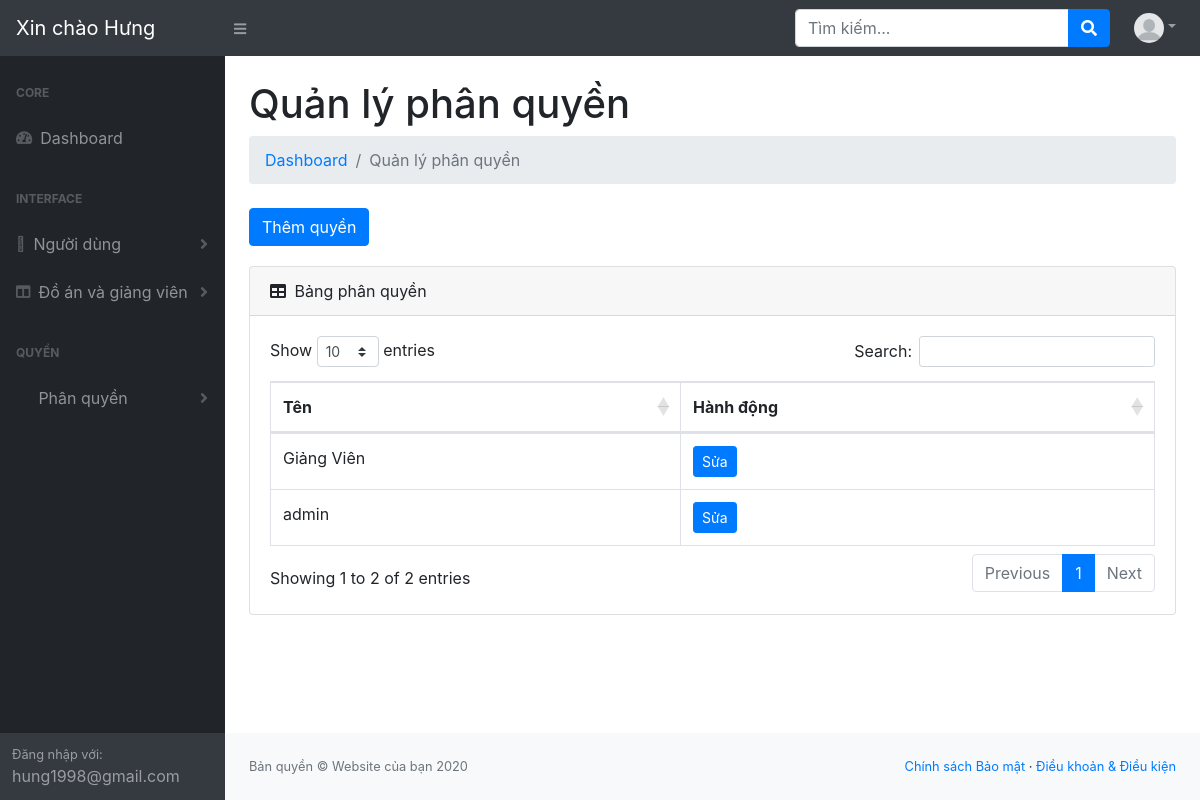
Page /resource/view/admin/main-view/manage-roles.php (signed in) on the committed database.
### tables this page shows
CREATE TABLE IF NOT EXISTS `users` (
  `id` int(11) NOT NULL AUTO_INCREMENT,
  `images` varchar(255) NOT NULL,
  `firstname` varchar(255) NOT NULL,
  `lastname` varchar(255) NOT NULL,
  `email` varchar(255) NOT NULL,
  `password` varchar(255) NOT NULL,
  `created_at` datetime DEFAULT NULL,
  `is_active` tinyint(4) NOT NULL,
  `status` tinyint(4) NOT NULL,
  `role_id` int(11) NOT NULL,
  PRIMARY KEY (`id`)
);

CREATE TABLE IF NOT EXISTS `roles` (
  `id` int(11) NOT NULL AUTO_INCREMENT,
  `code` varchar(100) NOT NULL,
  `name` varchar(255) NOT NULL,
  PRIMARY KEY (`id`)
);

### function/function.php (called while the page is built, shortened)
<?php
function getRole($role_id)
{
    include '../../../../database/database.php';
    $sql = "SELECT * FROM roles WHERE id = " . $role_id;
    $roles = $conn->query($sql);
    if (is_object($roles)) {
        if ($roles->num_rows > 0) {
            $role = $roles->fetch_array();
            return $role;
        }
    }
    return false;
}
function checkPer($user_id, $per_code)
{
    include '../../../../database/database.php';
    $sql = "SELECT link_role_permission.*
        FROM link_role_permission
        INNER JOIN permissions ON permissions.id = link_role_permission.permission_id
        INNER JOIN roles ON roles.id = link_role_permission.role_id
        INNER JOIN users ON users.role_id = roles.id
        WHERE users.id = '$user_id' AND permissions.code = '$per_code'";
    $result = $conn->query($sql);
    if ($result->num_rows > 0) {
        return true;
    }
    return false;
}
?>

### resource/view/admin/main-view/manage-roles.php (the view, shortened to what this page needs)
<?php
include '../../../../database/database.php';
include '../../../../function/function.php';
$sql = "SELECT * FROM `roles`";
$result = $conn->query($sql);
?>
<!DOCTYPE html>
<html lang="en">
<head>
    <link href="../../../../public/core/assets/css/core.css" rel="stylesheet"/>
    <link href="../../../../public/admin/assets/css/styles.css" rel="stylesheet"/>
    <link href="https://cdn.datatables.net/1.10.20/css/dataTables.bootstrap4.min.css" rel="stylesheet"
/>
    <link rel="stylesheet" href="https://pro.fontawesome.com/releases/v5.10.0/css/all.css"
/>
</head>
<body class="sb-nav-fixed">
<?php
include '../partials/header.php';
?>
<div id="layoutSidenav">
    <?php
    include '../partials/layoutSideNav.php';
    ?>
    <div id="layoutSidenav_content">
        <main>
            <div class="container-fluid">
                <h1 class="mt-4">Quản lý phân quyền</h1>
                <ol class="breadcrumb mb-4">
                    <li class="breadcrumb-item"><a href="dashboard.php">Dashboard</a></li>
                    <li class="breadcrumb-item active">Quản lý phân quyền</li>
                </ol>
                <?php
                $xem_sp = checkPer($user['id'], 'role_add');
                if ($xem_sp == true):
                    ?>
                    <a href="../roles/addRole.php" class="btn btn-primary addBtn">Thêm quyền
                    </a>
                <?php
                endif;
                ?>
                <div class="card mb-4">
                    <div class="card-header">
                        <i class="fas fa-table mr-1"></i>
                        Bảng phân quyền
                    </div>
                    <div class="card-body">
                        <div class="table-responsive">
                            <table class="table table-bordered" id="dataTable" width="100%" cellspacing="0">
                                <thead>
                                <tr>
                                    <th>Tên</th>
                                    <th>Hành động</th>
                                </tr>
                                </thead>
                                <tbody>
                                <?php
                                if ($result->num_rows > 0) {
                                    while ($row = $result->fetch_assoc()) {
                                        ?>
                                        <tr>
                                            <?php
                                            $role = getRole($row['id']);
                                            ?>
                                            <td class="field-role" data-role_id="<?php echo $row['id']; ?>">
                                                <?php echo $role['name']; ?>
                                            </td>
                                            <td>
                                                <?php
                                                $xem_sp = checkPer($user['id'], 'role_edit');
                                                if ($xem_sp == true):
                                                    ?>
                                                    <a href="../roles/editRole.php?id=<?php echo $row['id'] ?>"
                                                       class="btn btn-primary btn-sm">Sửa
                                                    </a>
                                                <?php
                                                endif;
                                                $xem_sp = checkPer($user['id'], 'role_delete');
                                                    ?>
                                            </td>
                                        </tr>
                                        <?php
                                    }
                                } else {
                                    echo "0 results";
                                }
                                ?>
                                </tbody>
                            </table>
                        </div>
                    </div>
                </div>
            </div>
        </main>
        <?php
        include '../partials/footer.php';
        ?>
    </div>
</div>
</body>
</html>

### resource/view/admin/partials/header.php (shortened to what this page needs)
<nav class="sb-topnav navbar navbar-expand navbar-dark bg-dark">
    <a class="navbar-brand" href="dashboard.php">
        <?php
        $id = $_SESSION["user"]["id"];
        $query = mysqli_query($conn, "SELECT * FROM users where id='$id'");
        $user = $query->fetch_assoc();
        echo "Xin chào " . $user['firstname'];
        ?>
    </a>
    <button class="btn btn-link btn-sm order-1 order-lg-0" id="sidebarToggle" href="#"><i class="fas fa-bars"></i>
    </button>
    <form class="d-none d-md-inline-block form-inline ml-auto mr-0 mr-md-3 my-2 my-md-0">
        <div class="input-group">
            <input class="form-control" type="text" placeholder="Tìm kiếm..." aria-label="Search"
                   aria-describedby="basic-addon2"/>
            <div class="input-group-append">
                <button class="btn btn-primary" type="button"><i class="fas fa-search"></i></button>
            </div>
        </div>
    </form>
    <ul class="navbar-nav ml-auto ml-md-0">
        <li class="nav-item dropdown">
            <a class="nav-link dropdown-toggle" id="userDropdown" href="#" role="button" data-toggle="dropdown"
               aria-haspopup="true" aria-expanded="false"><img style="border-radius: 50%" src="<?php
                if ($user['images']) {
                    echo $user['images'];
                } else {
                    echo '../../../../public/admin/assets/images/userImages/defaultImage.png';
                }
                ?>" alt="" width="30" height="30"></a>
        </li>
    </ul>
</nav>

### resource/view/admin/partials/layoutSideNav.php (shortened to what this page needs)
<div id="layoutSidenav_nav">
    <nav class="sb-sidenav accordion sb-sidenav-dark" id="sidenavAccordion">
        <div class="sb-sidenav-menu">
            <div class="nav">
                <div class="sb-sidenav-menu-heading">Core</div>
                <a class="nav-link" href="dashboard.php">
                    <div class="sb-nav-link-icon"><i class="fas fa-tachometer-alt"></i></div>
                    Dashboard
                </a>
                <div class="sb-sidenav-menu-heading">Interface</div>
                <?php
                $xem_sp = checkPer($user['id'], 'user_view');
                if ($xem_sp == true):
                    ?>
                    <a class="nav-link collapsed" href="#" data-toggle="collapse" data-target="#collapseLayouts"
                       aria-expanded="false" aria-controls="collapseLayouts">
                        <div class="sb-nav-link-icon"><i class="fal fa-user-circle"></i></div>
                        Người dùng
                        <div class="sb-sidenav-collapse-arrow"><i class="fas fa-angle-down"></i></div>
                    </a>
                <?php
                endif;
                ?>
                <?php
                $xem_sp = checkPer($user['id'], 'product_view');
                if ($xem_sp == true):
                    ?>
                    <a class="nav-link collapsed" href="#" data-toggle="collapse" data-target="#collapseLayouts2"
                       aria-expanded="false" aria-controls="collapseLayouts">
                        <div class="sb-nav-link-icon"><i class="fas fa-columns"></i></div>
                        Đồ án và giảng viên
                        <div class="sb-sidenav-collapse-arrow"><i class="fas fa-angle-down"></i></div>
                    </a>
                <?php
                endif;
                ?>
                <?php
                $xem_sp = checkPer($user['id'], 'role_view');
                if ($xem_sp == true):
                    ?>
                    <div class="sb-sidenav-menu-heading">Quyền</div>
                    <a class="nav-link collapsed" href="#" data-toggle="collapse" data-target="#collapseLayouts4"
                       aria-expanded="false" aria-controls="collapseLayouts">
                        <div class="sb-nav-link-icon"><i class="far fa-user-tie"></i></div>
                        Phân quyền
                        <div class="sb-sidenav-collapse-arrow"><i class="fas fa-angle-down"></i></div>
                    </a>
                <?php
                endif;
                ?>
            </div>
        </div>
        <div class="sb-sidenav-footer">
            <div class="small">Đăng nhập với:</div>
            <?php
            echo $user["email"];
            ?>
        </div>
    </nav>
</div>

### public/admin/assets/css/styles.css (style rules this page uses)
.addBtn { margin-bottom: 20px; }

### rows in the picture
users: firstname "Hưng", email "hung1998@gmail.com"
roles: name "Giảng Viên"
roles: name "admin"
